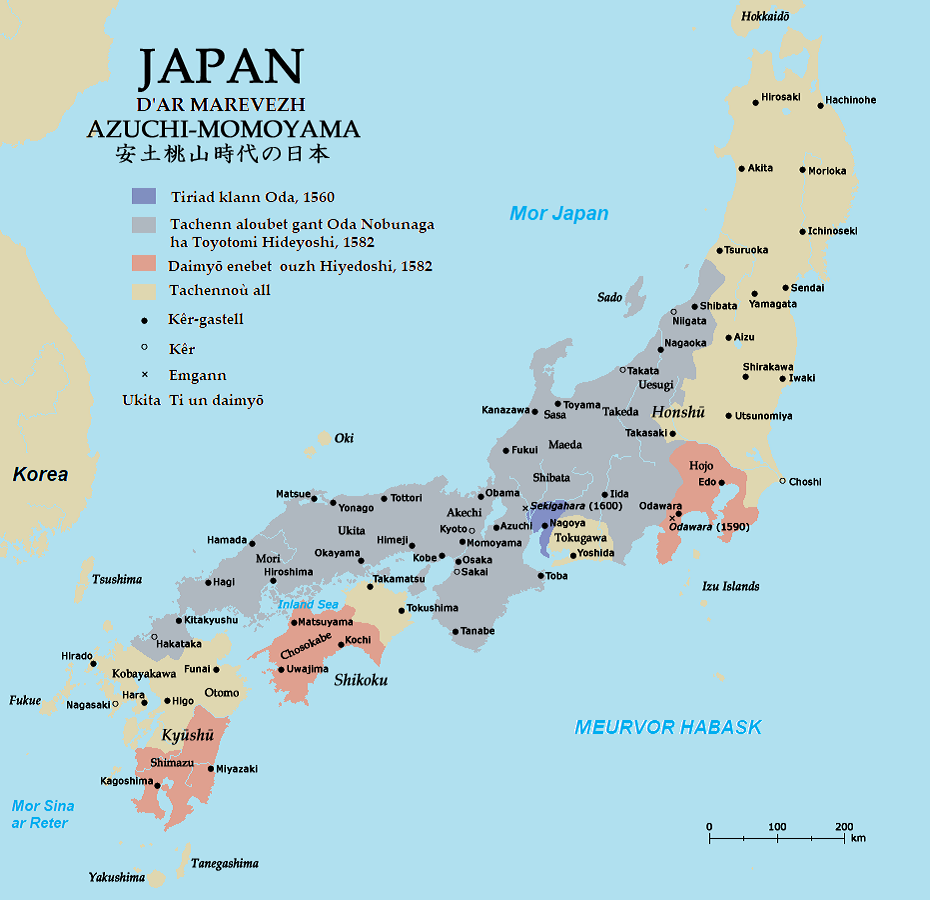
#> input picture data/test_downloads/integrated/13dc00da4b41.jpg, 930 x 900 px
$ python -i simple_background_processor.py   (imports and definitions only)
#> lines starting #> are read from the running program, lines starting #| are printed output that depends on the picture
#> further down, picture is the input picture: PIL image 930x900 RGBA; mean R, G, B, A 176.7, 212.6, 220.3, 255
"""
シンプル背景プロセッサー

背景を暗くせず、軽いビネット効果のみを適用
"""

from PIL import Image, ImageDraw, ImageFilter
from typing import Tuple, Optional
import logging


class SimpleBackgroundProcessor:
    """シンプルな背景処理クラス（暗くしない）"""

    def __init__(
        self,
        canvas_size: Tuple[int, int] = (1280, 720),
        logger: Optional[logging.Logger] = None
    ):
        """
        初期化

        Args:
            canvas_size: キャンバスサイズ (width, height)
            logger: ロガー
        """
        self.width, self.height = canvas_size
        self.logger = logger or logging.getLogger(__name__)

        self.logger.info(f"SimpleBackgroundProcessor initialized: {canvas_size}")

    def process_background(
        self,
        image: Image.Image,
        vignette_strength: float = 0.2
    ) -> Image.Image:
        """
        背景を処理（暗くせず、軽いビネットのみ）

        Args:
            image: 元画像
            vignette_strength: ビネットの強さ（0.0〜1.0、デフォルト0.2）

        Returns:
            処理済み画像
        """
#> called with vignette_strength = 0.2
        self.logger.info("Processing background (simple mode - no darkening)")

        # 画像サイズを確認
        if image.size != (self.width, self.height):
            self.logger.warning(
                f"Image size mismatch: {image.size} != {(self.width, self.height)}, resizing"
            )
            image = image.resize((self.width, self.height), Image.Resampling.LANCZOS)
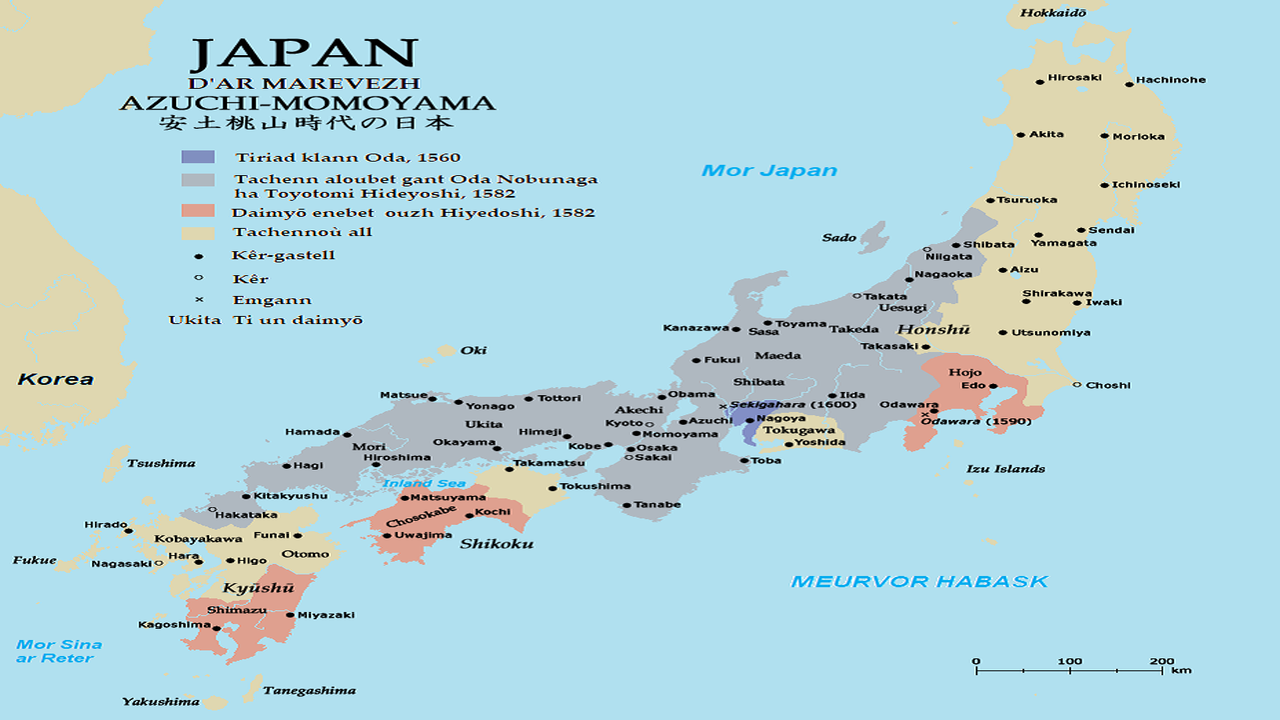
#> image: PIL image 1280x720 RGBA; mean R, G, B, A 176.8, 212.6, 220.3, 255

        # RGBA変換
        if image.mode != 'RGBA':
            image = image.convert('RGBA')

        # 軽いビネット効果を適用（周辺をわずかに暗く）
        if vignette_strength > 0:
            image = self._apply_light_vignette(image, strength=vignette_strength)

        self.logger.info("✅ Background processed (minimal processing)")

        return image

    def _apply_light_vignette(
        self,
        image: Image.Image,
        strength: float = 0.2
    ) -> Image.Image:
        """
        軽いビネット効果を適用

        Args:
            image: 元画像
            strength: ビネットの強さ（0.0〜1.0）

        Returns:
            ビネット効果が適用された画像
        """
#> called with strength = 0.2
        self.logger.debug(f"Applying light vignette: strength={strength}")

        width, height = image.size
#> width = 1280; height = 720

        # 楕円形のマスクを作成
        mask = Image.new('L', (width, height), 255)
#> mask: PIL image 1280x720 L; every value is 255
        draw = ImageDraw.Draw(mask)

        # 中心から周辺に向かってグラデーション
        steps = 50
        for i in range(steps):
            # 中心から外側へ
            ratio = i / steps
            # 強度を調整（strengthが0.2なら、最大でも51の暗さ）
            alpha = int(255 * (1 - strength * ratio))

            # 楕円のサイズを計算
            margin_x = int(width * ratio * 0.4)
            margin_y = int(height * ratio * 0.4)

            bbox = [
                margin_x,
                margin_y,
                width - margin_x,
                height - margin_y
            ]

            draw.ellipse(bbox, fill=alpha)

        # 元画像にマスクを適用
        if image.mode != 'RGBA':
            image = image.convert('RGBA')

        # 黒い背景を作成
        black_bg = Image.new('RGBA', (width, height), (0, 0, 0, 255))

        # ビネット効果を合成
        result = Image.composite(image, black_bg, mask)
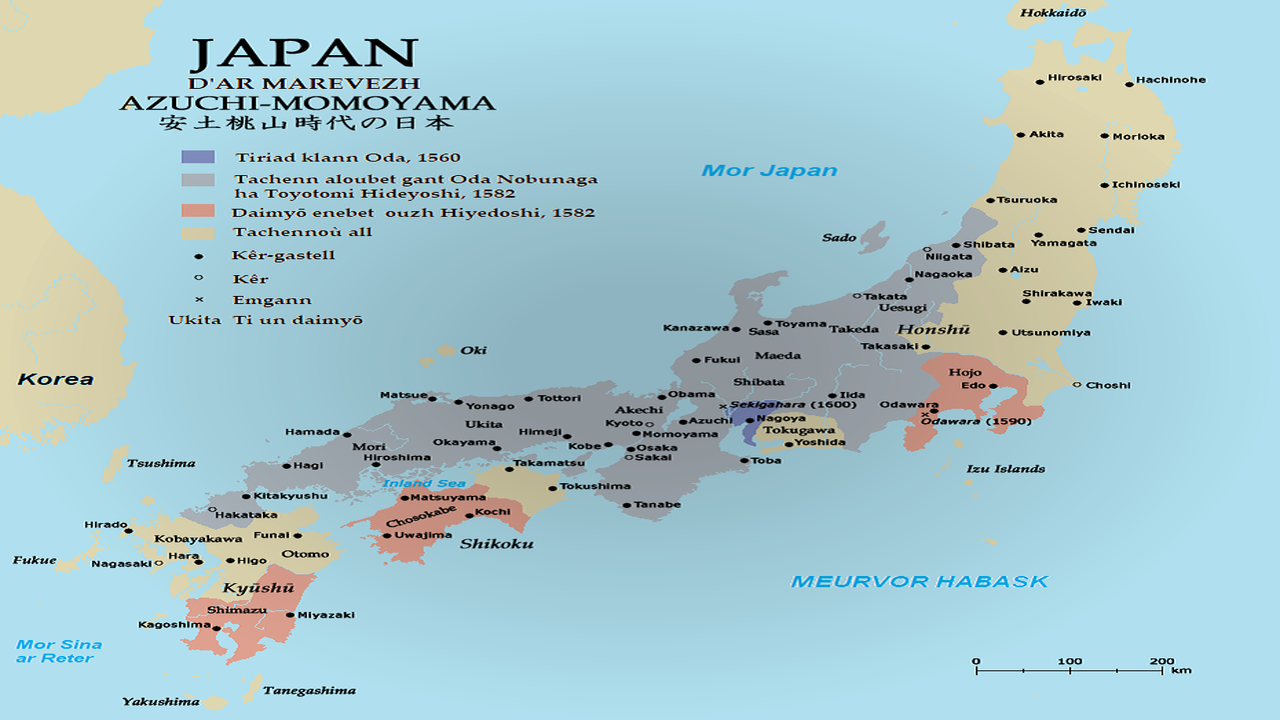
#> result: PIL image 1280x720 RGBA; mean R, G, B, A 165.5, 199.1, 206.2, 255

        return result

    # [80 lines left out: functions add_text_zone_overlay, resize_image, not called in this run]

>>> from PIL import Image
>>> picture = Image.open('../../data/test_downloads/integrated/13dc00da4b41.jpg')
>>> result = SimpleBackgroundProcessor().process_background(picture)
